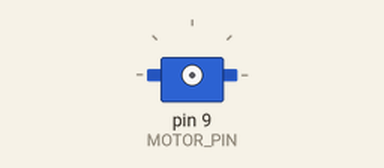
Simulated run of this sketch. Board: Arduino Uno, built with avr-gcc and run on an emulated ATmega328P. Parts: servo.

Above: at 0.1 s.
At 4.1 s:
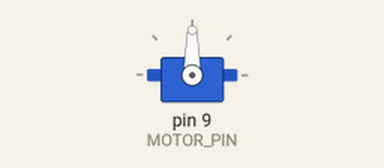
At 5.1 s:
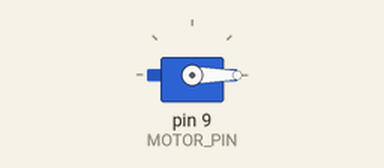
Timing chart, 0 to 6.6 s (numbered marks = the images above):
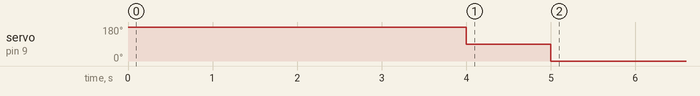

The sketch:

Motor_test.ino
```cpp
#include <Servo.h>

#define MIN_SIGNAL 0
#define OFF_SIGNAL 90
#define MAX_SIGNAL 180
#define MOTOR_PIN 9
Servo motor;

void setup(){
  Serial.begin(9600);
  delay(2000);
  motor.attach(MOTOR_PIN);

  motor.write(MAX_SIGNAL);
  delay(2000);

  motor.write(OFF_SIGNAL);
  delay(1000);
  motor.write(MIN_SIGNAL);
  delay(1000);

}

void loop(){
  /*motor.write(MAX_SIGNAL);
  delay(500);
  motor.write(OFF_SIGNAL);
  delay(500);
  motor.write(MIN_SIGNAL);
  delay(500);
  motor.write(OFF_SIGNAL);
  delay(500);
  /*motor.writeMicroseconds(OFF_SIGNAL);
  delay(500);
  motor.writeMicroseconds(MIN_SIGNAL);
  delay(500);
  motor.writeMicroseconds(OFF_SIGNAL);
  delay(500);*/
  /*analogWrite(motA, 0);
  motA.writeMicroseconds(MAX_PULSE_LENGTH);
  delayMicroseconds(1000);*/
}
/*const int motor1PinClock = 5;
const int Motor1counter = 6;
const int Motor2Pin = 2;
const int Motor2PinCount = 3;
const int LightSensor = A0;
const int TrigPin = 9;
const int EchoPin = 10;

const int on = 255;

void setup() {
  // put your setup code here, to run once:
  pinMode(motor1PinClock, OUTPUT);
  pinMode(Motor1counter, OUTPUT);
  pinMode(TrigPin, OUTPUT);
  pinMode(EchoPin, INPUT);
  Serial.begin(9600);
}

void loop() {
  // put your main code here, to run repeatedly:
      analogWrite(5,255);
      analogWrite(Motor2Pin,255);
      delay(1000);
      analogWrite(Motor2Pin,0);
      analogWrite(motor1PinClock,0);
      delay(10);
      analogWrite(Motor2PinCount,255);
      analogWrite(6,255);
      delay(1000);
      analogWrite(Motor2PinCount,0);
      analogWrite(6,0);
      delay(10);
}*/
```
